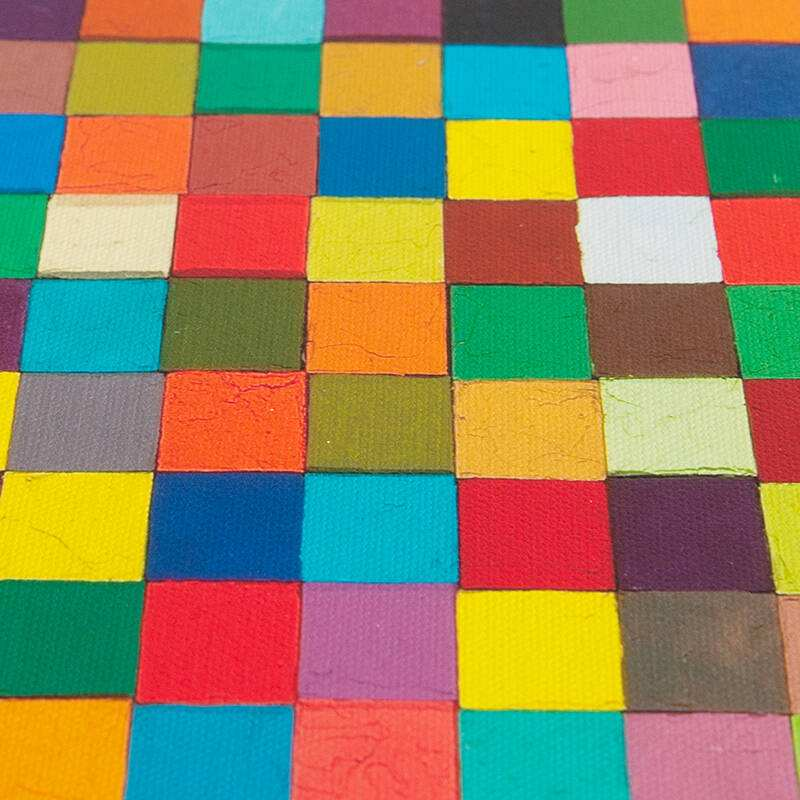
//> input picture Exp4/data/data.jpeg, 800 x 800 px, given in place of the camera
$ ./exp4   (built with g++ and OpenCV 4)
//> lines starting //> are read from the running program, lines starting //| are printed output that depends on the picture; after the words box and inside, x2 and y2 are one past the last pixel; in counts of white or black regions, pixels touching at a corner belong together
#include <opencv2/opencv.hpp>
#include <iostream>
using namespace std;
using namespace cv;
int HBmax = 126, HBmin = 88, Smax = 255, Smin = 45, HGmax = 80, HGmin = 48, HYmax = 32, HYmin = 27, HRmax = 179, HRmin = 164;
static void onChange(int, void*)
{
	;
}

int main()
{
	VideoCapture capture;
	capture.open(0);
	while (waitKey(1)) {
//> the Esc key is pressed
		Mat raw;
		capture.read(raw);
//> raw is the input picture: 800 rows x 800 cols, CV_8UC3; mean B, G, R 96.1, 131.7, 147.5
		//Mat raw=imread("../data/data.jpeg");
		resize(raw, raw, Size(300, 300));
//> raw: 300 rows x 300 cols, CV_8UC3
		GaussianBlur(raw, raw, Size(3, 3), 1, 1);
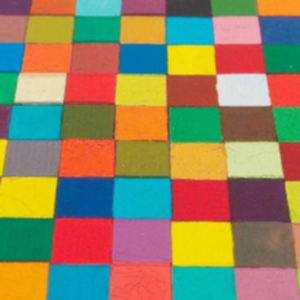
//> raw: 300 rows x 300 cols, CV_8UC3; mean B, G, R 96, 131.6, 147.4
		Mat hsvimg, thresholdimgB, thresholdimgG, thresholdimgY, thresholdimgR;
		cvtColor(raw, hsvimg, CV_BGR2HSV);
//> hsvimg: 300 rows x 300 cols, CV_8UC3; mean H, S, V 71.3, 175.7, 189.6
		imshow("hsvimg", hsvimg);
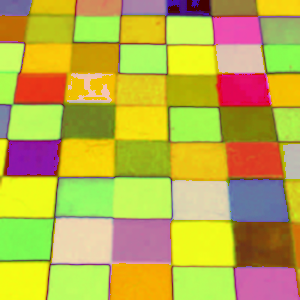
//> window 'hsvimg': 300 rows x 300 cols, CV_8UC3; mean B, G, R 71.3, 175.7, 189.6
		createTrackbar("Hmax", "hsvimg", &HGmax, 179, onChange, 0);
		createTrackbar("Hmin", "hsvimg", &HGmin, 179, onChange, 0);
		createTrackbar("Smax", "hsvimg", &Smax, 255, onChange, 0);
		createTrackbar("Smin", "hsvimg", &Smin, 255, onChange, 0);


		vector<vector<Point> > contours;
		vector<Vec4i> h;

		inRange(hsvimg, Scalar(HGmin, Smin, 46), Scalar(HGmax, Smax, 255), thresholdimgG);
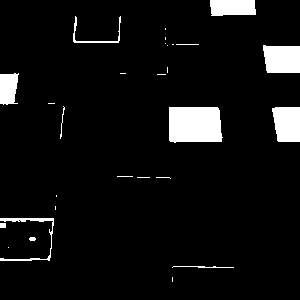
//> thresholdimgG: 300 rows x 300 cols, CV_8UC1; 6.3% white; 28 white regions (16 under 20 px), largest, box (x1, y1, x2, y2) and area: (169, 107, 223, 143) 1814, (263, 45, 300, 73) 953, (272, 107, 300, 142) 882
		inRange(hsvimg, Scalar(HYmin, Smin, 46), Scalar(HYmax, Smax, 255), thresholdimgY);
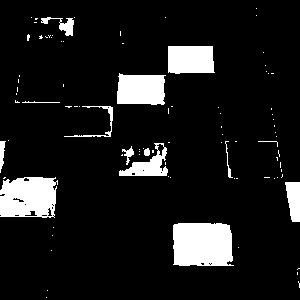
//> thresholdimgY: 300 rows x 300 cols, CV_8UC1; 10.3% white; 90 white regions (76 under 20 px), largest, box (x1, y1, x2, y2) and area: (173, 223, 234, 266) 2452, (0, 177, 58, 218) 2023, (117, 73, 166, 105) 1366
		inRange(hsvimg, Scalar(HBmin, Smin, 46), Scalar(HBmax, Smax, 255), thresholdimgB);
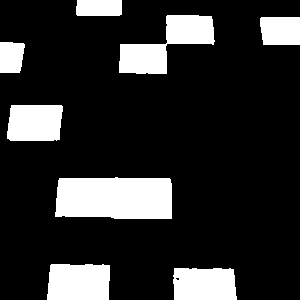
//> thresholdimgB: 300 rows x 300 cols, CV_8UC1; 17.6% white; 8 white regions, largest, box (x1, y1, x2, y2) and area: (55, 177, 172, 219) 4611, (119, 15, 215, 74) 2760, (47, 264, 110, 300) 2161
		inRange(hsvimg, Scalar(HRmin, Smin, 46), Scalar(HRmax, Smax, 255), thresholdimgR);
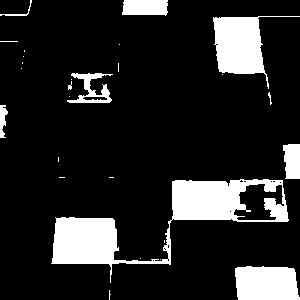
//> thresholdimgR: 300 rows x 300 cols, CV_8UC1; 15% white; 27 white regions (17 under 20 px)

		findContours(thresholdimgG, contours, h, CV_RETR_LIST, CV_CHAIN_APPROX_SIMPLE);
//> contours = 29 contours, 21 with area under 20; largest, box (x1, y1, x2, y2) and area: (169, 107, 223, 143) 1730, (263, 45, 300, 73) 892, (272, 107, 300, 142) 824, (210, 0, 256, 16) 624, (0, 73, 19, 105) 454, (0, 218, 54, 261) 187, (73, 16, 121, 43) 84, (0, 223, 6, 228) 20; h = 29 items, first 8: [1, -1, -1, -1], [2, 0, -1, -1], [3, 1, -1, -1], [4, 2, -1, -1], [5, 3, -1, -1], [6, 4, -1, -1], [7, 5, -1, -1], [8, 6, -1, -1]
		if (h.size() == 0) continue;
		int idx = 0;
		for ( ; idx >= 0; idx = h[idx][0] ) {
			Scalar color( 255, 255, 255 );
			drawContours( raw, contours, idx, color, CV_FILLED, 8, h );
		}
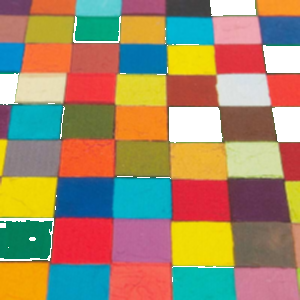
//> raw: 300 rows x 300 cols, CV_8UC3; 6.26% of pixels changed, all inside (x1, y1, x2, y2) = (0, 0, 300, 282)
//> after the loop, idx = -1
		imshow("Green", thresholdimgG);
		imshow("Yellow", thresholdimgY);
		imshow("Blue", thresholdimgB);
		imshow("Red", thresholdimgR);
		imshow("rawimg", raw);
		waitKey(1);
	}
	return 0;
}
